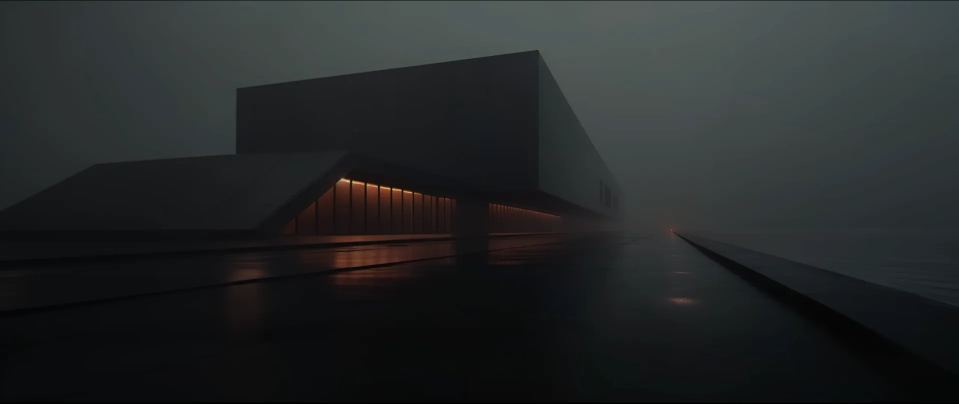
#> input picture assets/backdrop.webp, 1918 x 808 px (shown at 1/2 size)
$ python preview-crop.py
#> lines starting #> are read from the running program, lines starting #| are printed output that depends on the picture
"""Offline 'what will the wallpaper look like' preview.

Renders the source photo the way CSS `background-size: cover` would crop it for
plausible conversation-column aspect ratios, at several veil strengths, and
paints a mock of the real UI on top (assistant text directly on the backdrop, a
user bubble, the composer card) so the veil/crop choice is made by looking at
something close to the real thing instead of guessing.

    python tools/preview-crop.py

This is a design aid only -- it is not verification of the running plugin.
"""

from __future__ import annotations

import os

from PIL import Image, ImageDraw, ImageFilter, ImageFont

HERE = os.path.dirname(os.path.abspath(__file__))
SRC = os.path.join(HERE, "..", "assets", "backdrop.webp")
OUT = os.path.join(HERE, "..", "docs", "design-preview.png")

SURFACE = (0x15, 0x15, 0x17)   # dark theme --dsw-alias-bg-base
BUBBLE = (0x2C, 0x2C, 0x2E)    # --dsw-specific-bubble (dark)
CARD = (0x2C, 0x2C, 0x2E)      # --dsw-specific-input-major (dark)
LABEL = (0xEC, 0xED, 0xEE)

CASES = [
    ("1.20 center veil 30%", 1200, 1000, "center", 0.30),
    ("1.20 center veil 45%", 1200, 1000, "center", 0.45),
    ("0.70 center veil 30%", 700, 1000, "center", 0.30),
    ("0.70 center veil 45%", 700, 1000, "center", 0.45),
]


def font(size: int):
    for candidate in (r"C:\Windows\Fonts\msyh.ttc", r"C:\Windows\Fonts\segoeui.ttf"):
        try:
            return ImageFont.truetype(candidate, size)
        except OSError:
            continue
    return ImageFont.load_default()


def cover_crop(image: Image.Image, width: int, height: int, position: str) -> Image.Image:
    scale = max(width / image.width, height / image.height)
    scaled = image.resize((round(image.width * scale), round(image.height * scale)), Image.LANCZOS)
    x_ratio = 0.5 if position == "center" else float(position.rstrip("%")) / 100
    left = round((scaled.width - width) * x_ratio)
    top = round((scaled.height - height) * 0.5)
    return scaled.crop((left, top, left + width, top + height))


def mock_ui(tile: Image.Image, bubble_keep: float = 0.78, card_keep: float = 0.82) -> None:
    draw = ImageDraw.Draw(tile)
    small, large = font(15), font(17)
    # Assistant prose: no background of its own, straight on the backdrop.
    width = tile.width
    margin = max(24, round(width * 0.14))
    text_left, text_width = margin, width - margin * 2
    y = round(tile.height * 0.30)
    for line in (
        "The conversation column keeps its own theme colour,",
        "mixed with the wallpaper behind it. Long prose like",
        "this sits directly on that mixture, so the wash has",
        "to stay strong enough for comfortable reading.",
    ):
        draw.text((text_left, y), line, font=small, fill=LABEL)
        y += 26

    # User bubble, painted with the rebound --dsw-specific-bubble over the photo.
    bubble = Image.new("RGB", (round(text_width * 0.72), 92), BUBBLE)
    tile.paste(Image.blend(tile.crop((text_left, y + 26, text_left + bubble.width, y + 26 + bubble.height)), bubble, bubble_keep),
               (text_left, y + 26))
    draw.text((text_left + 14, y + 42), "Show me the foggy library wallpaper please", font=small, fill=LABEL)

    # Composer card at the bottom, with a frost stand-in for backdrop-filter.
    card_top = tile.height - 132
    card = (text_left, card_top, text_left + text_width, card_top + 92)
    frost = tile.crop(card).filter(ImageFilter.GaussianBlur(10))
    tile.paste(Image.blend(frost, Image.new("RGB", (card[2] - card[0], card[3] - card[1]), CARD), card_keep), card[:2])
    draw.rounded_rectangle(card, radius=16, outline=(0x3A, 0x3A, 0x3C))
    draw.text((text_left + 16, card_top + 22), "Ask anything  (composer card, 14px frost)", font=large, fill=LABEL)


def main() -> int:
    source = Image.open(SRC).convert("RGB")
#> source is the input picture: PIL image 1918x808 RGB; mean R, G, B 36.8, 39.9, 40.4
    tiles = []
    for label, width, height, position, veil in CASES:
        tile = cover_crop(source, width, height, position)
        tile = Image.blend(tile, Image.new("RGB", tile.size, SURFACE), veil)
        mock_ui(tile)
        draw = ImageDraw.Draw(tile)
        draw.rectangle((0, 0, 250, 26), fill=(0, 0, 0))
        draw.text((8, 6), label, font=font(14), fill=(255, 255, 255))
        tiles.append(tile)
#> this loop made 4 passes
#> pass 1, in main, `tile = cover_crop(source, width, height, position)`:
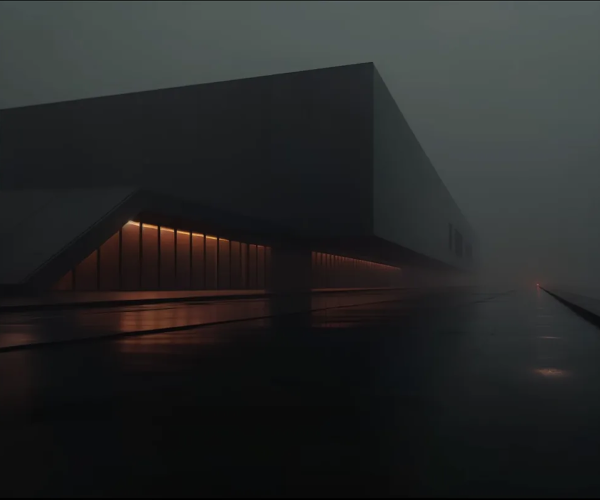
#> tile: PIL image 1200x1000 RGB (shown at 1/2 size); mean R, G, B 38.3, 39.9, 39.7
#> pass 1, in main, `tile = Image.blend(tile, Image.new("RGB", tile.size, SURFACE), veil)`:
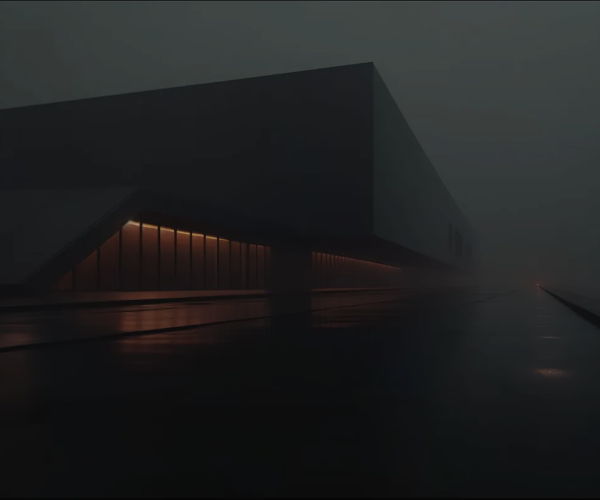
#> tile: PIL image 1200x1000 RGB (shown at 1/2 size); mean R, G, B 32.7, 33.8, 34.3
#> after the loop:
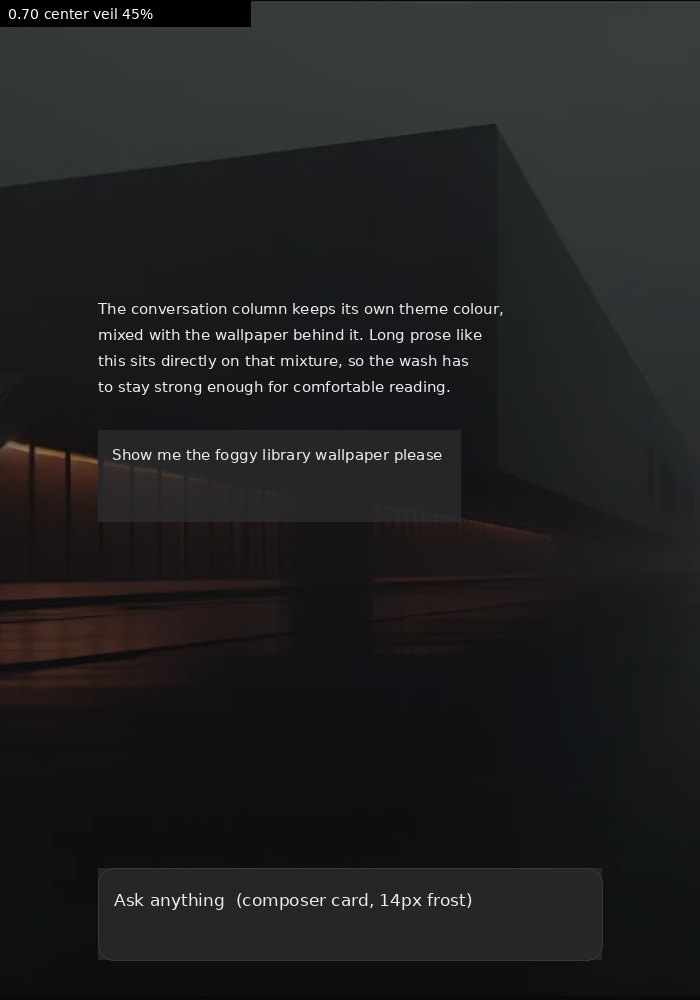
#> tile: PIL image 700x1000 RGB; mean R, G, B 32.2, 32.6, 33.5
#> after the loop, tiles = 4 items

    gap = 14
    canvas = Image.new("RGB", (sum(t.width for t in tiles) + gap * (len(tiles) + 1),
                               max(t.height for t in tiles) + gap * 2), (8, 8, 10))
    x = gap
    for tile in tiles:
        canvas.paste(tile, (x, gap))
        x += tile.width + gap
#> this loop made 4 passes
#> x on passes 1 to 4: 1228, 2442, 3156, 3870
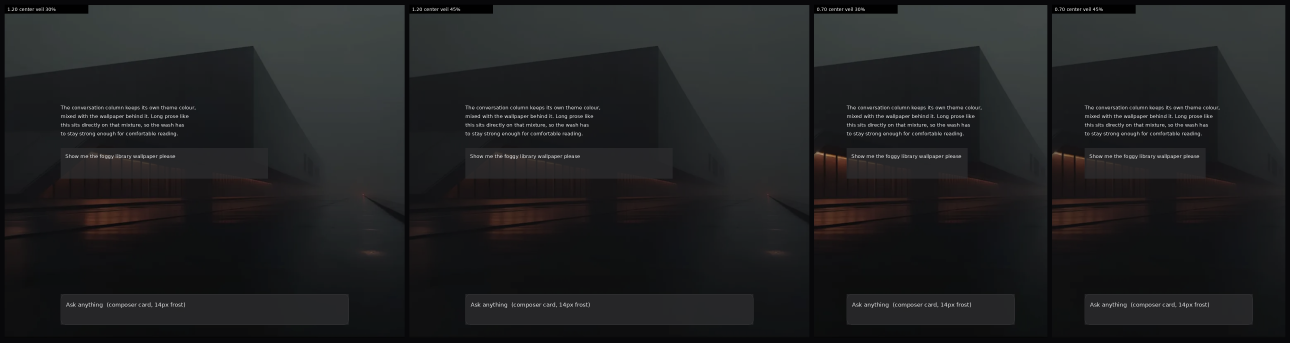
#> canvas: PIL image 3870x1028 RGB (shown at 1/3 size); mean R, G, B 32.8, 33.6, 34.4
#> after the loop, x = 3870
    os.makedirs(os.path.dirname(OUT), exist_ok=True)
    canvas.save(OUT)
    print(f"{OUT}  {canvas.width}x{canvas.height}  {os.path.getsize(OUT) / 1024:.0f} KB")
#| tools/../docs/design-preview.png  3870x1028  357 KB
    return 0


if __name__ == "__main__":
    raise SystemExit(main())
#> (the program exits here)
